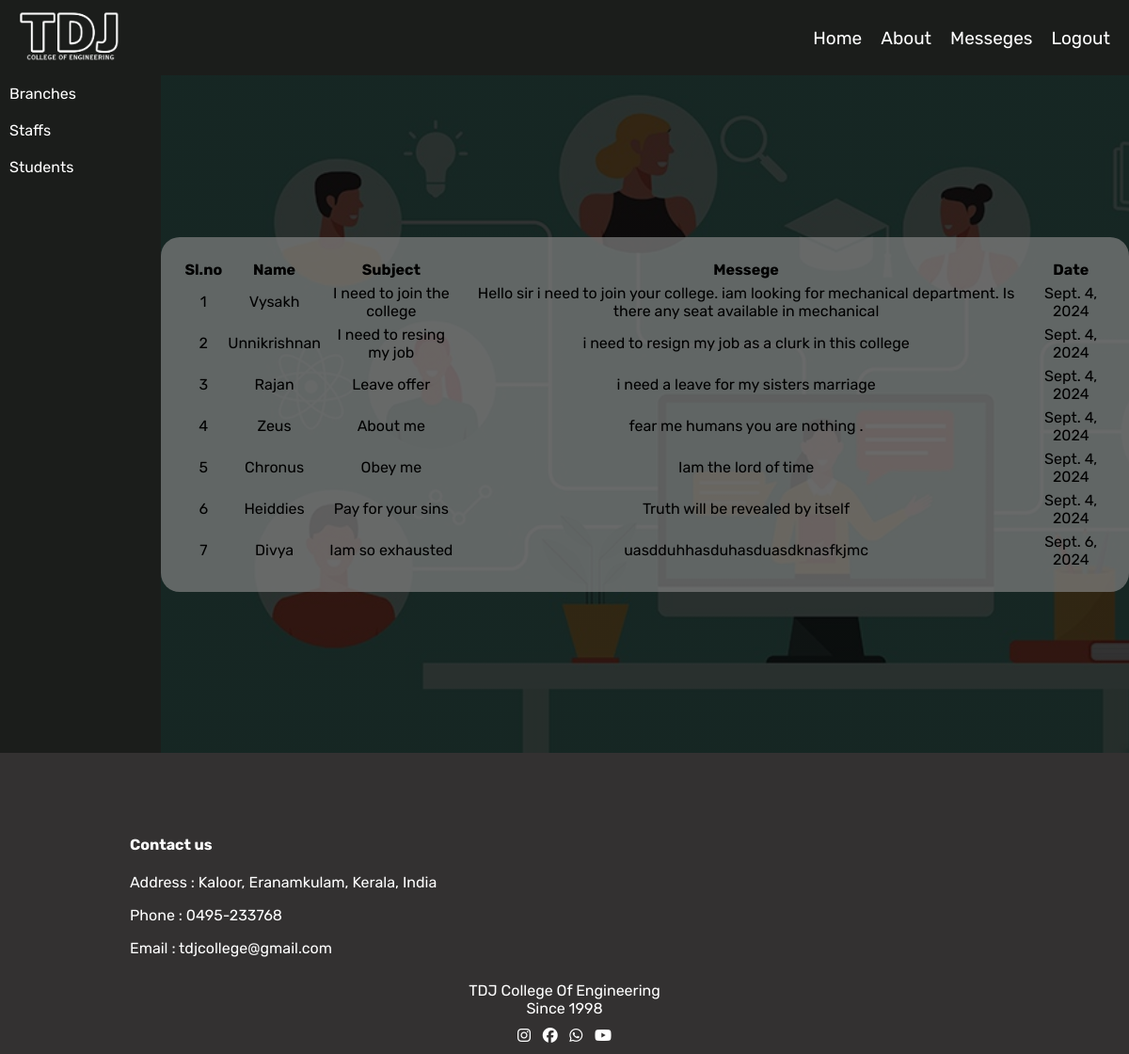
The page /admin_viewmessege (signed in) on the database its author committed.
### app/models.py (models this page shows)
class messeges(models.Model):
    name=models.TextField()
    time=models.TimeField()
    date=models.DateField()
    subject=models.TextField()
    messege=models.TextField()
    read=models.BooleanField(default=False)

### app/views.py (the view)
# urls.py: path('admin_viewmessege',views.admin_viewmessege),
def admin_viewmessege(request):
    if 'adm' in request.session:
        messege=messeges.objects.all()
        messeges.objects.update(read=True)
        print(messege)
    return render(request,'admin/admin_viewmesseges.html',{'messeges':messege,'msg_count':countmsg(request)})

### app/views.py (called while the page is built)
def countmsg(request):
    u_msgs=messeges.objects.filter(read=False)
    msg_len=len(u_msgs)
    return msg_len

### templates/admin/admin_viewmesseges.html (shortened to what this page needs)
<!DOCTYPE html>
<html lang="en">
<head>
    {% load static %}
    <link rel="stylesheet" href="{% static 'css/index.css' %}">
</head>
<body>
    <div class="main">
        <div class="nav">
            <div class="navigation">
                <div class="logo">
                    <a href="../admin_index"><img src="{% static 'images/clogo.png' %}" alt=""></a>
                </div>
                <div class="links">
                    <ul>
                        <a href="../admin_index" class="service"><li>Home</li></a>
                        <a href="" class="service"><li>About</li></a>
                        <a href="../admin_viewmessege" class="service"><li>Messeges</li>{% if msg_count is 0 %}{% else %} <p id="msgcount">{{msg_count}}</p>{% endif %}</a>
                        <a href="../adm_logout" class="service"><li>Logout</li></a>
                    </ul>
                </div>
            </div>
        </div>
        <div class="admin_main">
            <div class="admin_part1">
                <a href="../admbranch"><div class="nav1">
                    Branches
                </div></a>
                <a href="../admstaff"><div class="nav1">
                    Staffs
                </div></a>
                <a href="../viewstudents"><div class="nav1">
                    Students
                </div></a>
            </div>
            <div class="admin_part2 admin">
                <div class="cntr">
                    <table cellspacing="4px">
                        <tr>
                            <th>Sl.no</th>
                            <th>Name</th>
                            <th>Subject</th>
                            <th>Messege</th>
                            <th>Date</th>
                        </tr>
                        {% for i in messeges %}
                        <tr>
                            <td>{{forloop.counter}}</td>
                            <td>{{i.name}}</td>
                            <td>{{i.subject}}</td>
                            <td>{{i.messege}}</td>
                            <td>{{i.date}}</td>
                        </tr>
                        {% endfor %}
                    </table>
                </div>
            </div>
            <div class="messege1"  id="messegediv">
            </div>
            </div>
           </div>
        <footer style="margin: 0px;">
            <div class="contact">
                <h4>Contact us</h4>
                <p>Address : Kaloor, Eranamkulam, Kerala, India</p>
                <p>Phone : 0495-233768</p>
                <p>Email : tdjcollege@gmail.com</p>
            </div>
            <div class="clg_name">
                <p>TDJ College Of Engineering</p>
                <p>Since 1998</p>
            </div>
            <div class="icons">
                <div class="icon"><i class="fa-brands fa-instagram"></i></div>
                <div class="icon"><i class="fa-brands fa-facebook"></i></div>
                <div class="icon"><i class="fa-brands fa-whatsapp"></i></div>
                <div class="icon"><i class="fa-brands fa-youtube"></i></div>
            </div>
        </footer>
</body>
</html>

### static/css/index.css (style rules this page uses)
body { margin: 0px; font-family: "Rubik", sans-serif; font-optical-sizing: auto; font-style: normal; }
.main { background-color: rgb(255, 255, 255); }
.nav { position: fixed; top: 0px; width: 100%; z-index: 10; }
.navigation { display: grid; grid-template-areas: 'logo links links links'; height: 80px; background-color: rgb(27, 29, 27); width: 100%; }
.logo { grid-area: logo; display: flex ; align-items: center; }
.logo img { width:150px; filter: invert(100%) brightness(100%) ; }
.links { grid-area: links; display: flex; justify-content: flex-end; }
.links ul { display: flex; justify-content: space-evenly; align-items: center; color: white; }
li { list-style: none; font-size: 19px; margin-right: 20px; }
ul a { text-decoration: none; color: rgb(255, 255, 255); }
footer { margin-top: 20px; background-color: rgb(51, 49, 49); color: white; height: 300px; display: flex; flex-direction: column; align-items: center; justify-content: flex-end; padding: 10px; }
.icons { display: flex; width: 100px; justify-content: space-between; }
.contact { width: 80%; padding-left: 20px; }
.clg_name { display: flex; flex-direction: column; align-items: center; padding: 10px; }
.clg_name p { margin: 0px; }
.admin_main { height: 90vh; margin-top: 80px; display: flex; }
.admin_part1 { height: 90vh; width: 200px; background-color: rgb(27, 29, 27); }
.admin_part1 a { color: white; text-decoration: none; }
.nav1 { padding: 10px; }
.admin_part2 { width: 100%; display: flex; justify-content:center; align-items: center; flex-direction: column; }
.messege1 { margin: 0px; position: absolute; top: 80px; right: 0px; display: flex; justify-content: center; align-items: center; width: 30%; height: 40px; padding: 10px; padding-left: 15px; border-radius: 25px; right: 0px; color: rgb(255, 255, 255); }
.admin_main .admin { background-image:linear-gradient(rgba(0, 0, 0, 0.8), rgba(0, 0, 0, 0.8)), url(../images/1717062061758.jpg); background-repeat: no-repeat; background-size: cover; }
table { text-align: center; width: 100%; }
.admin_main .cntr { background-color: rgba(128, 128, 128, 0.708); padding: 20px; width:fit-content; border-radius: 20px; }

### rows shown on the page
messeges: name "Vysakh", subject "I need to join the college", messege "Hello sir i need to join your college. iam looking for mechanical department. Is there any seat available in mechanical", date "Sept. 4, 2024"
messeges: name "Unnikrishnan", subject "I need to resing my job", messege "i need to resign my job as a clurk in this college", date "Sept. 4, 2024"
messeges: name "Rajan", subject "Leave offer", messege "i need a leave for my sisters marriage", date "Sept. 4, 2024"
messeges: name "Zeus", subject "About me", messege "fear me humans you are nothing .", date "Sept. 4, 2024"
messeges: name "Chronus", subject "Obey me", messege "Iam the lord of time", date "Sept. 4, 2024"
messeges: name "Heiddies", subject "Pay for your sins", messege "Truth will be revealed by itself", date "Sept. 4, 2024"
messeges: name "Divya", subject "Iam so exhausted", messege "uasdduhhasduhasduasdknasfkjmc", date "Sept. 6, 2024"
